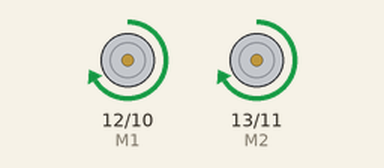
Recording of a sketch running on a simulated Arduino Uno, built with avr-gcc and run on an emulated ATmega328P. Parts: direction and speed pins drawn as motors (green arrow = direction pin HIGH = forward, orange = LOW = backward, longer = more drive).

Above: at 1.0 s.
At 3.0 s:
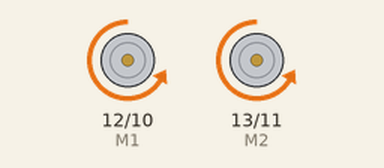
Timing chart, 0 to 5.2 s (numbered marks = the images above):
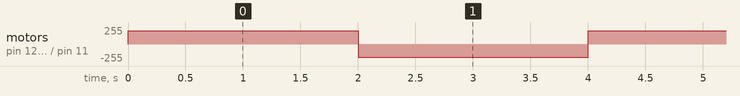

The sketch:

motor_test.ino
```cpp
/*
 * 모터 테스트
 * 배터리를 연결된 상태에서 진행해야 함
 */

int E1 = 10;      // 1번(A) 모터 PWM
int M1 = 12;      // 1번(A) 모터 정/역
int E2 = 11;      // 2번(B) 모터 PWM
int M2 = 13;      // 2번(B) 모터 정/역

void setup() {
  pinMode(M1, OUTPUT);      // 출력핀 설정
  pinMode(M2, OUTPUT);
}

void loop()
{
  //모터를 정방향으로 돌린다
  digitalWrite(M1, HIGH); //모터 정방향 회전
  digitalWrite(M2, HIGH); //모터 정방향 회전
  analogWrite(E1, 200);
  analogWrite(E2, 200);
  delay(2000);   // 2초 기다린다


  //모터를 역방향으로 돌린다
  digitalWrite(M1, LOW); //모터 역방향 회전
  digitalWrite(M2, LOW); //모터 역방향 회전
  analogWrite(E1, 200);
  analogWrite(E2, 200);
  delay(2000);   // 2초 기다린다
}
```

Measured:
- by itself, motor on pin 12 (M1) / pin 10 (E1), motor on pin 13 (M2) / pin 11 (E2): alternates forward 200/255 for 2.0 s and backward 200/255 for 2.0 s
